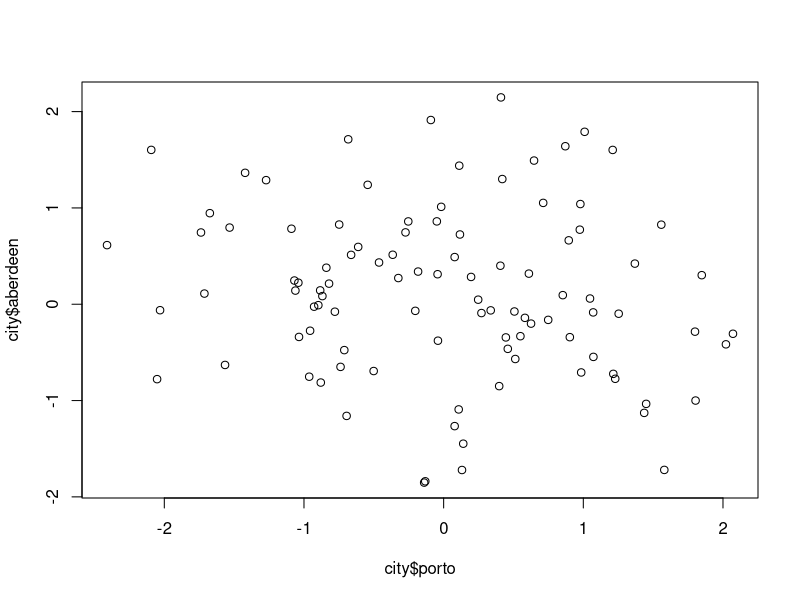
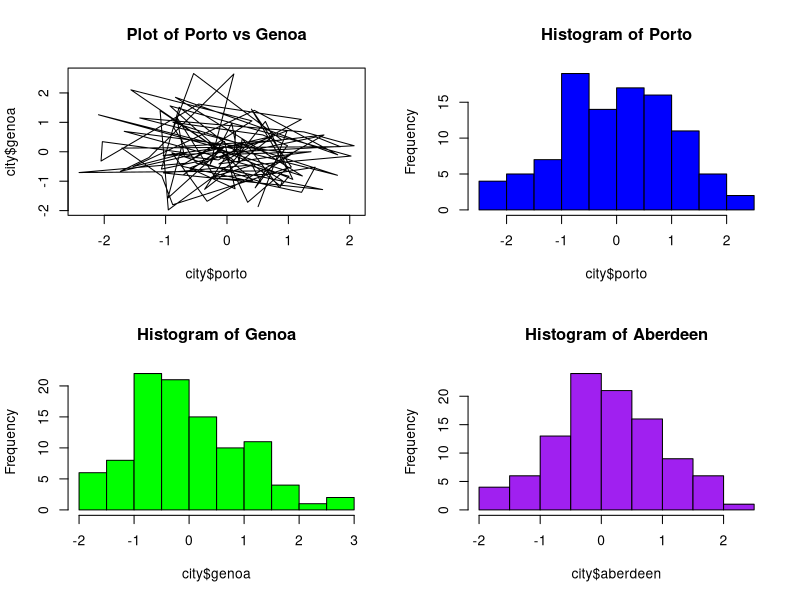
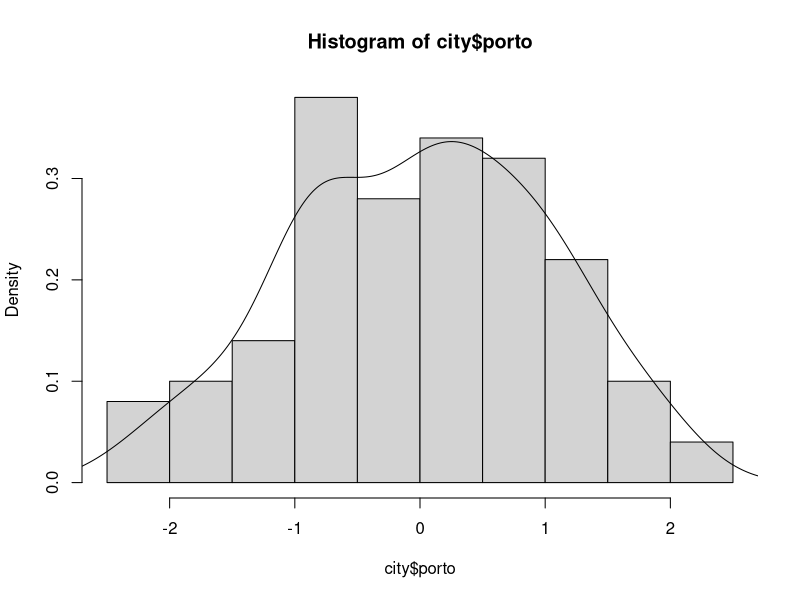
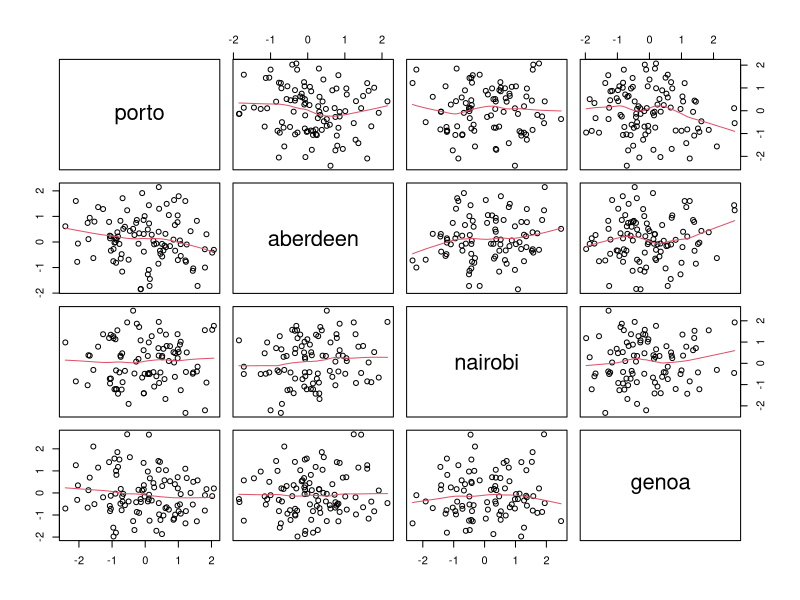
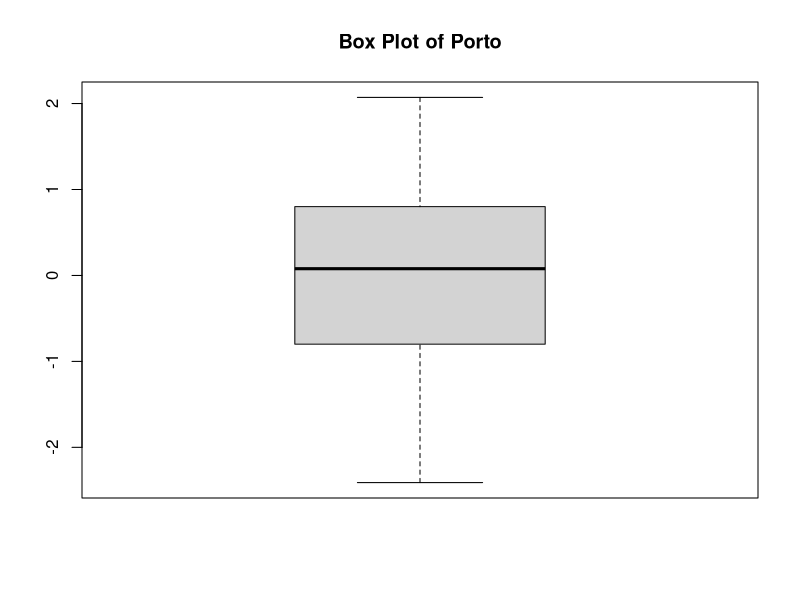
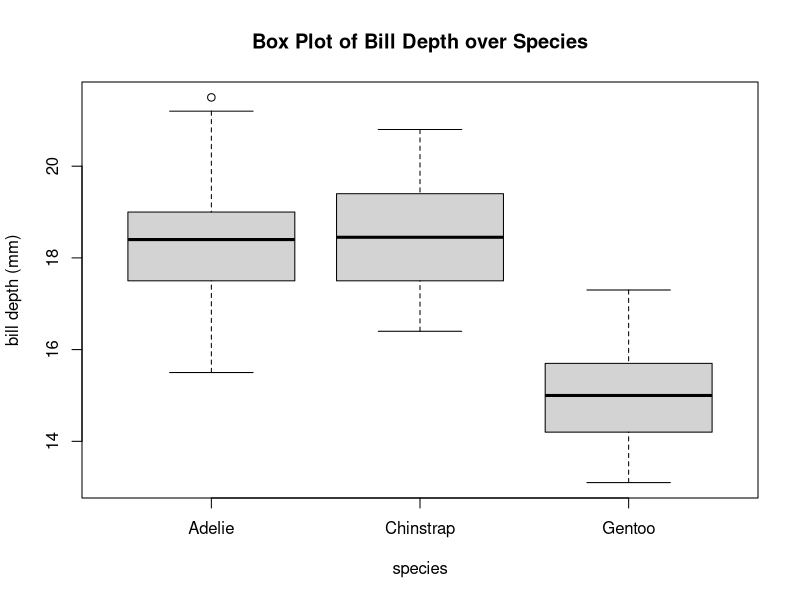

The R source for these figures, in order:
###
# discussion work 
###

# plots can be created in both base R and with ggplot (but ggplot will allow you to
# make much more detailed plots than base R)

# generate data table of different city information
city <- data.frame(
  porto = rnorm(100),
  aberdeen = rnorm(100),
  nairobi = c(rep(NA, 10), rnorm(90)),
  genoa = rnorm(100)
)

# create a scatter plot that plots two cities against each other
plot(city$porto, city$aberdeen)

# use par and mfrow to plot 4 graphs within one screen
# can use main to rename the title of the plot
# can use col to choose the color of the plot
# comment following line out if you want just one plot again
par(mfrow = c(2, 2))
plot(city$porto, city$genoa, type = "l", main = "Plot of Porto vs Genoa")
hist(city$porto, col = "blue", main = "Histogram of Porto")
hist(city$genoa, col = "green", main = "Histogram of Genoa")
hist(city$aberdeen, col = "purple", main = "Histogram of Aberdeen")

par(mfrow = c(1,1))
hist(city$porto, freq = F) # need to set freq = F for correct density line 
lines(density(city$porto))

# use pairs() to create a multi-panel scatter plot with plot of all combo of vars
png(filename = "city_pair_plot.png")
pairs(city, panel = panel.smooth)

###
# homework
###

# box plots
# create a box plot of Porto using the generated city data
boxplot(city$porto, main = "Box Plot of Porto") 

# generate a box plot and violin plot using the penguin data from class
# load in necessary libraries 
library(tidyverse)
library(palmerpenguins)

# load in penguin data set into r
data("penguins")

# generate a box plot to see how the bill_depth_mm variable changes with each species
boxplot(bill_depth_mm ~ species, data = penguins, ylab = "bill depth (mm)",
        xlab = "species", main = "Box Plot of Bill Depth over Species")

# facets in ggplot


# legends in ggplot